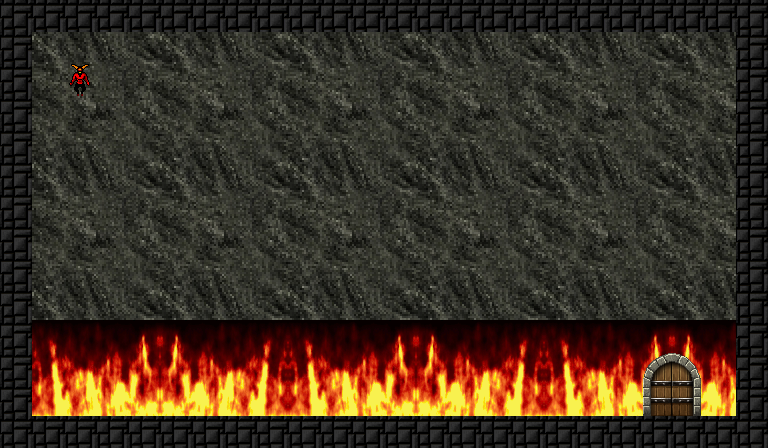

A 2D game scene composited from a Tiled map and its tileset images. What follows is a short description and the map's XML, with each tile layer's data collapsed to a summary:
An orthogonal 24x14 tile map with 32x32 px tiles, 8 tile layers (Background, BurningFlames, Gate, Walls, ...), 2 tilesets and 2 objects (Camera, WorldBoundingBox).

<map version="1.5" tiledversion="1.5.0" orientation="orthogonal" renderorder="right-down" compressionlevel="0" width="24" height="14" tilewidth="32" tileheight="32" infinite="0" nextlayerid="49" nextobjectid="2187">
 <editorsettings>
  <chunksize width="37" height="37" />
 </editorsettings>
 <properties>
  <property name="BACKGROUND_TEXTURE" value="background1" />
  <property name="FRAME_DURATION" type="float" value="0.2" />
  <property name="LEVEL_TIMEOUT" type="float" value="50" />
  <property name="LEVEL_TITLE" value="" />
  <property name="MAIN_CAMERA" type="object" value="2114" />
  <property name="MUSIC" value="game_music3" />
  <property name="PLAYER_START" type="object" value="0" />
  <property name="REQUIRED_DIAMOND" type="int" value="1" />
 </properties>
 <tileset firstgid="1" source="../tilesets/tileset.tsx" />
 <tileset firstgid="41" name="background" tilewidth="800" tileheight="600" tilecount="1" columns="1">
  <image source="../textures/GameBackground.png" width="800" height="600" />
 </tileset>
 <group id="45" name="Groupe 2">
  <group id="40" name="Groupe 1">
   <properties>
    <property name="OBJECT_REFERN" type="object" value="0" />
   </properties>
   <layer id="39" name="Background" width="24" height="14">
    <properties>
     <property name="DISPLACEMENT_RATIO_X" type="float" value="0.5" />
     <property name="DISPLACEMENT_RATIO_Y" type="float" value="0.5" />
     <property name="DYNAMIC_PARTICLES" type="bool" value="false" />
     <property name="DYNAMIC_VERTICES" type="bool" value="false" />
     <property name="HEIGHT_BITS_MODE" type="bool" value="true" />
    </properties>
    <data>[336 cells, 24 non-empty, 1 distinct tile ids]</data>
   </layer>
   <objectgroup id="26" name="Camera" visible="0">
    <properties>
     <property name="OBJECT_REFERENCE" type="object" value="1" />
    </properties>
    <object id="2114" name="Camera" type="Camera" x="21.3612" y="9.7297" width="540" height="303">
     <properties>
      <property name="CAMERA" type="bool" value="false" />
      <property name="CAMERA_COMPONENTS" value="MyAutoRecenterToPlayerCameraComponent" />
     </properties>
    </object>
    <object id="2185" name="World" type="WorldBoundingBox" x="3.84848" y="3.48488" width="760.543" height="443.091" />
   </objectgroup>
   <layer id="37" name="BurningFlames" width="24" height="14">
    <properties>
     <property name="DISPLACEMENT_RATIO_X" type="float" value="0.75" />
     <property name="DISPLACEMENT_RATIO_Y" type="float" value="1" />
     <property name="MATERIAL" value="BurningFlames" />
    </properties>
    <data>[336 cells, 6 non-empty, 1 distinct tile ids]</data>
   </layer>
   <layer id="47" name="Gate" width="24" height="14">
    <properties>
     <property name="COLLISION_MASK" value="Gate" />
    </properties>
    <data>[336 cells, 1 non-empty, 1 distinct tile ids]</data>
   </layer>
   <layer id="25" name="Walls" width="24" height="14">
    <properties>
     <property name="COLLISION_MASK" value="World" />
     <property name="DYNAMIC_PARTICLES" type="bool" value="true" />
     <property name="DYNAMIC_VERTICES" type="bool" value="true" />
     <property name="HEIGHT_BITS_MODE" type="bool" value="true" />
     <property name="PLAYER_COLLISIONS_ENABLED" type="bool" value="true" />
     <property name="TILE_FLAG_PROCESSORS" value="MyComputeNeighbourFlags, ComputePlatformerFlagProcessor" />
    </properties>
    <data>[336 cells, 72 non-empty, 1 distinct tile ids]</data>
   </layer>
   <layer id="46" name="GameObjects" width="24" height="14">
    <properties>
     <property name="COLLISION_MASK" value="World" />
     <property name="HEIGHT_BITS_MODE" type="bool" value="true" />
    </properties>
    <data>[336 cells, 0 non-empty, 0 distinct tile ids]</data>
   </layer>
   <layer id="38" name="Animated" width="24" height="14">
    <properties>
     <property name="COLLISION_MASK" value="World" />
     <property name="HEIGHT_BITS_MODE" type="bool" value="true" />
    </properties>
    <data>[336 cells, 0 non-empty, 0 distinct tile ids]</data>
   </layer>
   <layer id="27" name="PlayerAndCamera" width="24" height="14">
    <properties>
     <property name="COLLISION_MASK" value="Player,World" />
     <property name="HEIGHT_BITS_MODE" type="bool" value="true" />
     <property name="PLAYER_COLLISIONS_ENABLED" type="bool" value="true" />
    </properties>
    <data>[336 cells, 1 non-empty, 1 distinct tile ids]</data>
   </layer>
   <layer id="48" name="Smoke" width="24" height="14">
    <properties>
     <property name="HEIGHT_BITS_MODE" type="bool" value="true" />
    </properties>
    <data>[336 cells, 0 non-empty, 0 distinct tile ids]</data>
   </layer>
  </group>
 </group>
</map>
